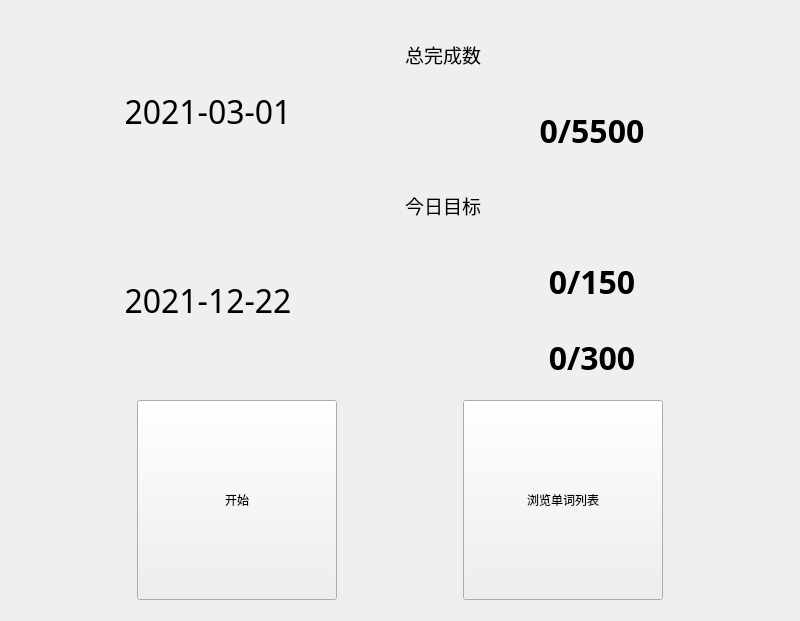
<?xml version="1.0" encoding="UTF-8"?>
<ui version="4.0">
 <class>MyMain</class>
 <widget class="QWidget" name="MyMain">
  <property name="geometry">
   <rect>
    <x>0</x>
    <y>0</y>
    <width>800</width>
    <height>621</height>
   </rect>
  </property>
  <property name="windowTitle">
   <string>Form</string>
  </property>
  <layout class="QGridLayout" name="gridLayout">
   <item row="0" column="0">
    <layout class="QVBoxLayout" name="verticalLayoutBasic_2" stretch="0,0">
     <property name="spacing">
      <number>10</number>
     </property>
     <property name="sizeConstraint">
      <enum>QLayout::SetDefaultConstraint</enum>
     </property>
     <property name="leftMargin">
      <number>10</number>
     </property>
     <property name="topMargin">
      <number>10</number>
     </property>
     <property name="rightMargin">
      <number>10</number>
     </property>
     <property name="bottomMargin">
      <number>10</number>
     </property>
     <item>
      <layout class="QHBoxLayout" name="horizontalLayoutRowStatus_2" stretch="1,1">
       <property name="sizeConstraint">
        <enum>QLayout::SetDefaultConstraint</enum>
       </property>
       <item>
        <layout class="QVBoxLayout" name="verticalLayout_3">
         <item>
          <widget class="QLabel" name="labelDateNow_2">
           <property name="font">
            <font>
             <family>微软雅黑</family>
             <pointsize>24</pointsize>
            </font>
           </property>
           <property name="text">
            <string>2021-03-01</string>
           </property>
           <property name="alignment">
            <set>Qt::AlignCenter</set>
           </property>
          </widget>
         </item>
         <item>
          <widget class="QLabel" name="labelDateEnd_2">
           <property name="font">
            <font>
             <family>微软雅黑</family>
             <pointsize>24</pointsize>
            </font>
           </property>
           <property name="text">
            <string>2021-12-22</string>
           </property>
           <property name="alignment">
            <set>Qt::AlignCenter</set>
           </property>
          </widget>
         </item>
        </layout>
       </item>
       <item>
        <layout class="QVBoxLayout" name="verticalLayout_5">
         <item>
          <widget class="QLabel" name="labelTitleTotal_2">
           <property name="font">
            <font>
             <family>微软雅黑</family>
             <pointsize>14</pointsize>
            </font>
           </property>
           <property name="text">
            <string>总完成数</string>
           </property>
          </widget>
         </item>
         <item>
          <widget class="QLabel" name="labelWordTotal_2">
           <property name="font">
            <font>
             <family>Century Gothic</family>
             <pointsize>24</pointsize>
             <weight>75</weight>
             <bold>true</bold>
            </font>
           </property>
           <property name="text">
            <string>0/5500</string>
           </property>
           <property name="alignment">
            <set>Qt::AlignCenter</set>
           </property>
          </widget>
         </item>
         <item>
          <widget class="QLabel" name="labelTitleToday_2">
           <property name="font">
            <font>
             <family>微软雅黑</family>
             <pointsize>14</pointsize>
            </font>
           </property>
           <property name="text">
            <string>今日目标</string>
           </property>
          </widget>
         </item>
         <item>
          <widget class="QLabel" name="labelWordNew_2">
           <property name="font">
            <font>
             <family>Century Gothic</family>
             <pointsize>24</pointsize>
             <weight>75</weight>
             <bold>true</bold>
            </font>
           </property>
           <property name="text">
            <string>0/150</string>
           </property>
           <property name="alignment">
            <set>Qt::AlignCenter</set>
           </property>
          </widget>
         </item>
         <item>
          <widget class="QLabel" name="labelWrodReview_2">
           <property name="font">
            <font>
             <family>Century Gothic</family>
             <pointsize>24</pointsize>
             <weight>75</weight>
             <bold>true</bold>
            </font>
           </property>
           <property name="text">
            <string>0/300</string>
           </property>
           <property name="alignment">
            <set>Qt::AlignCenter</set>
           </property>
          </widget>
         </item>
        </layout>
       </item>
      </layout>
     </item>
     <item>
      <layout class="QVBoxLayout" name="verticalLayout_6" stretch="0">
       <item>
        <layout class="QHBoxLayout" name="horizontalLayout_2" stretch="1,1">
         <property name="sizeConstraint">
          <enum>QLayout::SetDefaultConstraint</enum>
         </property>
         <item>
          <widget class="QPushButton" name="pbReciteWord_2">
           <property name="sizePolicy">
            <sizepolicy hsizetype="Maximum" vsizetype="Maximum">
             <horstretch>0</horstretch>
             <verstretch>0</verstretch>
            </sizepolicy>
           </property>
           <property name="minimumSize">
            <size>
             <width>200</width>
             <height>200</height>
            </size>
           </property>
           <property name="text">
            <string>开始</string>
           </property>
          </widget>
         </item>
         <item>
          <widget class="QPushButton" name="pbViewWord_2">
           <property name="sizePolicy">
            <sizepolicy hsizetype="Maximum" vsizetype="Maximum">
             <horstretch>0</horstretch>
             <verstretch>0</verstretch>
            </sizepolicy>
           </property>
           <property name="minimumSize">
            <size>
             <width>200</width>
             <height>200</height>
            </size>
           </property>
           <property name="text">
            <string>浏览单词列表</string>
           </property>
          </widget>
         </item>
        </layout>
       </item>
      </layout>
     </item>
    </layout>
   </item>
  </layout>
 </widget>
 <resources/>
 <connections/>
</ui>
